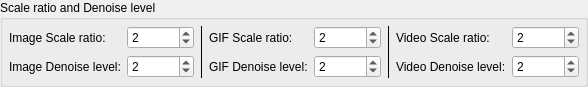
              <widget class="QGroupBox" name="groupBox_ScaleRaton_DenoiseLevel">
               <property name="maximumSize">
                <size>
                 <width>16777215</width>
                 <height>75</height>
                </size>
               </property>
               <property name="title">
                <string>Scale ratio and Denoise level</string>
               </property>
               <layout class="QGridLayout" name="gridLayout">
                <property name="leftMargin">
                 <number>6</number>
                </property>
                <property name="topMargin">
                 <number>6</number>
                </property>
                <property name="rightMargin">
                 <number>6</number>
                </property>
                <property name="bottomMargin">
                 <number>6</number>
                </property>
                <item row="1" column="7">
                 <widget class="QSpinBox" name="spinBox_DenoiseLevel_video">
                  <property name="enabled">
                   <bool>true</bool>
                  </property>
                  <property name="focusPolicy">
                   <enum>Qt::WheelFocus</enum>
                  </property>
                  <property name="minimum">
                   <number>-1</number>
                  </property>
                  <property name="maximum">
                   <number>3</number>
                  </property>
                  <property name="singleStep">
                   <number>1</number>
                  </property>
                  <property name="stepType">
                   <enum>QAbstractSpinBox::DefaultStepType</enum>
                  </property>
                  <property name="value">
                   <number>2</number>
                  </property>
                  <property name="displayIntegerBase">
                   <number>10</number>
                  </property>
                 </widget>
                </item>
                <item row="0" column="3">
                 <widget class="QLabel" name="label_16">
                  <property name="sizePolicy">
                   <sizepolicy hsizetype="Fixed" vsizetype="Preferred">
                    <horstretch>0</horstretch>
                    <verstretch>0</verstretch>
                   </sizepolicy>
                  </property>
                  <property name="toolTip">
                   <string>Range: 1 ~ 999999999</string>
                  </property>
                  <property name="text">
                   <string>GIF Scale ratio:</string>
                  </property>
                 </widget>
                </item>
                <item row="1" column="3">
                 <widget class="QLabel" name="label_GIFDenoiseLevel">
                  <property name="sizePolicy">
                   <sizepolicy hsizetype="Fixed" vsizetype="Preferred">
                    <horstretch>0</horstretch>
                    <verstretch>0</verstretch>
                   </sizepolicy>
                  </property>
                  <property name="text">
                   <string>GIF Denoise level:</string>
                  </property>
                 </widget>
                </item>
                <item row="0" column="5" rowspan="2">
                 <widget class="Line" name="line_4">
                  <property name="frameShadow">
                   <enum>QFrame::Plain</enum>
                  </property>
                  <property name="orientation">
                   <enum>Qt::Vertical</enum>
                  </property>
                 </widget>
                </item>
                <item row="0" column="4">
                 <widget class="QSpinBox" name="spinBox_ScaleRatio_gif">
                  <property name="cursor">
                   <cursorShape>ArrowCursor</cursorShape>
                  </property>
                  <property name="focusPolicy">
                   <enum>Qt::WheelFocus</enum>
                  </property>
                  <property name="toolTip">
                   <string>Range: 1 ~ 999999999

!Warning! When the [Scale ratio] is too large,
it might cause the software to crash.</string>
                  </property>
                  <property name="minimum">
                   <number>1</number>
                  </property>
                  <property name="maximum">
                   <number>999999999</number>
                  </property>
                  <property name="singleStep">
                   <number>1</number>
                  </property>
                  <property name="stepType">
                   <enum>QAbstractSpinBox::DefaultStepType</enum>
                  </property>
                  <property name="value">
                   <number>2</number>
                  </property>
                  <property name="displayIntegerBase">
                   <number>10</number>
                  </property>
                 </widget>
                </item>
                <item row="0" column="0">
                 <widget class="QLabel" name="label">
                  <property name="sizePolicy">
                   <sizepolicy hsizetype="Fixed" vsizetype="Preferred">
                    <horstretch>0</horstretch>
                    <verstretch>0</verstretch>
                   </sizepolicy>
                  </property>
                  <property name="toolTip">
                   <string>Range: 1 ~ 999999999</string>
                  </property>
                  <property name="text">
                   <string>Image Scale ratio:</string>
                  </property>
                 </widget>
                </item>
                <item row="1" column="0">
                 <widget class="QLabel" name="label_ImageDenoiseLevel">
                  <property name="sizePolicy">
                   <sizepolicy hsizetype="Fixed" vsizetype="Preferred">
                    <horstretch>0</horstretch>
                    <verstretch>0</verstretch>
                   </sizepolicy>
                  </property>
                  <property name="text">
                   <string>Image Denoise level:</string>
                  </property>
                 </widget>
                </item>
                <item row="1" column="6">
                 <widget class="QLabel" name="label_VideoDenoiseLevel">
                  <property name="sizePolicy">
                   <sizepolicy hsizetype="Fixed" vsizetype="Preferred">
                    <horstretch>0</horstretch>
                    <verstretch>0</verstretch>
                   </sizepolicy>
                  </property>
                  <property name="text">
                   <string>Video Denoise level:</string>
                  </property>
                 </widget>
                </item>
                <item row="0" column="1">
                 <widget class="QSpinBox" name="spinBox_ScaleRatio_image">
                  <property name="cursor">
                   <cursorShape>ArrowCursor</cursorShape>
                  </property>
                  <property name="focusPolicy">
                   <enum>Qt::WheelFocus</enum>
                  </property>
                  <property name="toolTip">
                   <string>Range: 1 ~ 999999999

!Warning! When the [Scale ratio] is too large,
it might cause the software to crash.</string>
                  </property>
                  <property name="minimum">
                   <number>1</number>
                  </property>
                  <property name="maximum">
                   <number>999999999</number>
                  </property>
                  <property name="singleStep">
                   <number>1</number>
                  </property>
                  <property name="stepType">
                   <enum>QAbstractSpinBox::DefaultStepType</enum>
                  </property>
                  <property name="value">
                   <number>2</number>
                  </property>
                  <property name="displayIntegerBase">
                   <number>10</number>
                  </property>
                 </widget>
                </item>
                <item row="0" column="6">
                 <widget class="QLabel" name="label_17">
                  <property name="sizePolicy">
                   <sizepolicy hsizetype="Fixed" vsizetype="Preferred">
                    <horstretch>0</horstretch>
                    <verstretch>0</verstretch>
                   </sizepolicy>
                  </property>
                  <property name="toolTip">
                   <string>Range: 1 ~ 999999999</string>
                  </property>
                  <property name="text">
                   <string>Video Scale ratio:</string>
                  </property>
                 </widget>
                </item>
                <item row="1" column="1">
                 <widget class="QSpinBox" name="spinBox_DenoiseLevel_image">
                  <property name="enabled">
                   <bool>true</bool>
                  </property>
                  <property name="focusPolicy">
                   <enum>Qt::WheelFocus</enum>
                  </property>
                  <property name="minimum">
                   <number>-1</number>
                  </property>
                  <property name="maximum">
                   <number>3</number>
                  </property>
                  <property name="singleStep">
                   <number>1</number>
                  </property>
                  <property name="stepType">
                   <enum>QAbstractSpinBox::DefaultStepType</enum>
                  </property>
                  <property name="value">
                   <number>2</number>
                  </property>
                  <property name="displayIntegerBase">
                   <number>10</number>
                  </property>
                 </widget>
                </item>
                <item row="0" column="7">
                 <widget class="QSpinBox" name="spinBox_ScaleRatio_video">
                  <property name="cursor">
                   <cursorShape>ArrowCursor</cursorShape>
                  </property>
                  <property name="focusPolicy">
                   <enum>Qt::WheelFocus</enum>
                  </property>
                  <property name="toolTip">
                   <string>Range: 1 ~ 999999999

!Warning! When the [Scale ratio] is too large,
it might cause the software to crash.</string>
                  </property>
                  <property name="minimum">
                   <number>1</number>
                  </property>
                  <property name="maximum">
                   <number>999999999</number>
                  </property>
                  <property name="singleStep">
                   <number>1</number>
                  </property>
                  <property name="stepType">
                   <enum>QAbstractSpinBox::DefaultStepType</enum>
                  </property>
                  <property name="value">
                   <number>2</number>
                  </property>
                  <property name="displayIntegerBase">
                   <number>10</number>
                  </property>
                 </widget>
                </item>
                <item row="1" column="4">
                 <widget class="QSpinBox" name="spinBox_DenoiseLevel_gif">
                  <property name="enabled">
                   <bool>true</bool>
                  </property>
                  <property name="focusPolicy">
                   <enum>Qt::WheelFocus</enum>
                  </property>
                  <property name="minimum">
                   <number>-1</number>
                  </property>
                  <property name="maximum">
                   <number>3</number>
                  </property>
                  <property name="singleStep">
                   <number>1</number>
                  </property>
                  <property name="stepType">
                   <enum>QAbstractSpinBox::DefaultStepType</enum>
                  </property>
                  <property name="value">
                   <number>2</number>
                  </property>
                  <property name="displayIntegerBase">
                   <number>10</number>
                  </property>
                 </widget>
                </item>
                <item row="0" column="2" rowspan="2">
                 <widget class="Line" name="line_3">
                  <property name="frameShadow">
                   <enum>QFrame::Plain</enum>
                  </property>
                  <property name="orientation">
                   <enum>Qt::Vertical</enum>
                  </property>
                 </widget>
                </item>
               </layout>
              </widget>
